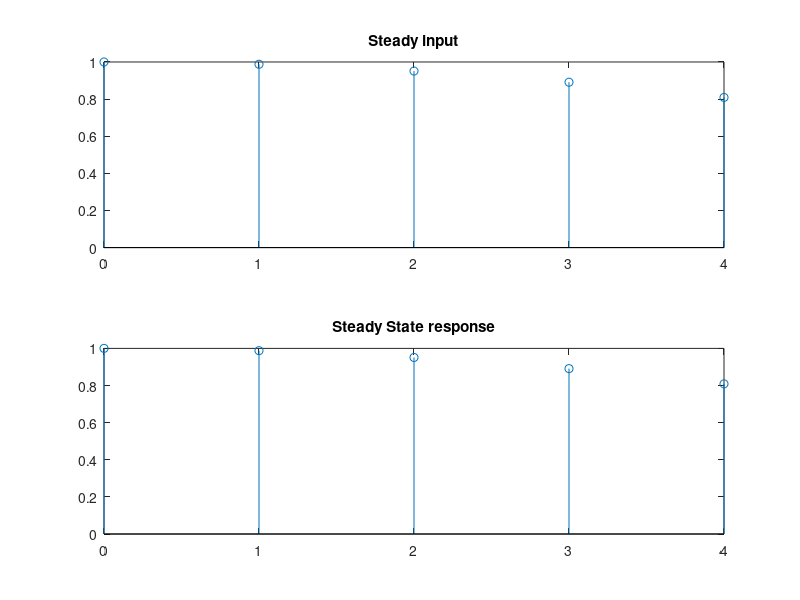

MATLAB code for this plot:
clc; close all ; clear all ;
 b=input('Enter the co-efficients of b ie x[n]=');
 a=input('Enter the co-efficients of a ie y[n]=');
 N=input('Enter the length of response required N=');
 n=0:N-1; 
 x=cos(0.05*pi*n);
 y=filter(b,a,x)
 subplot(211); stem(n,x); title('Steady input');
 subplot(212); stem(n,y); title('Steady State response');